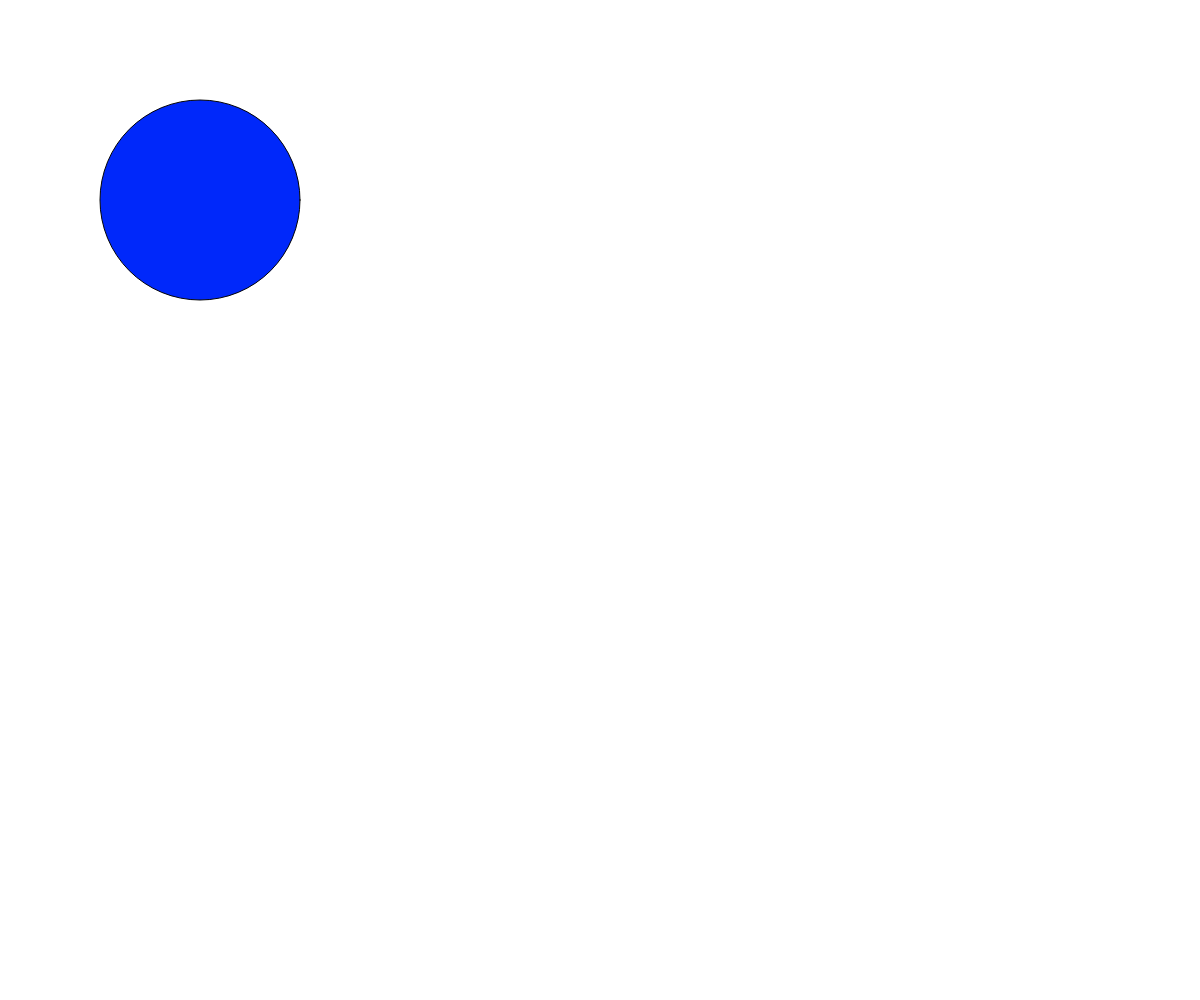
Frame 1 (no input)
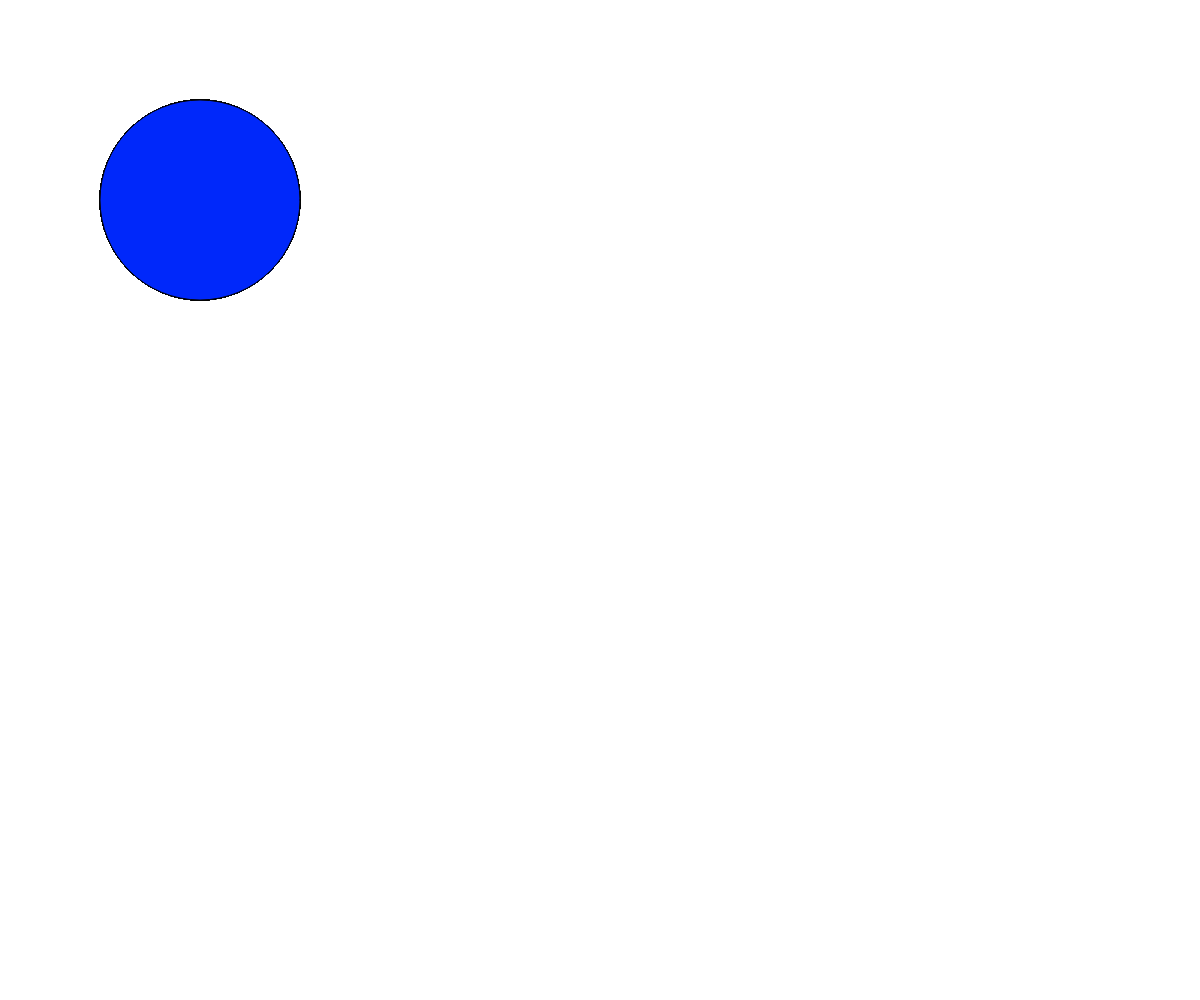
Frame 60 (no input)
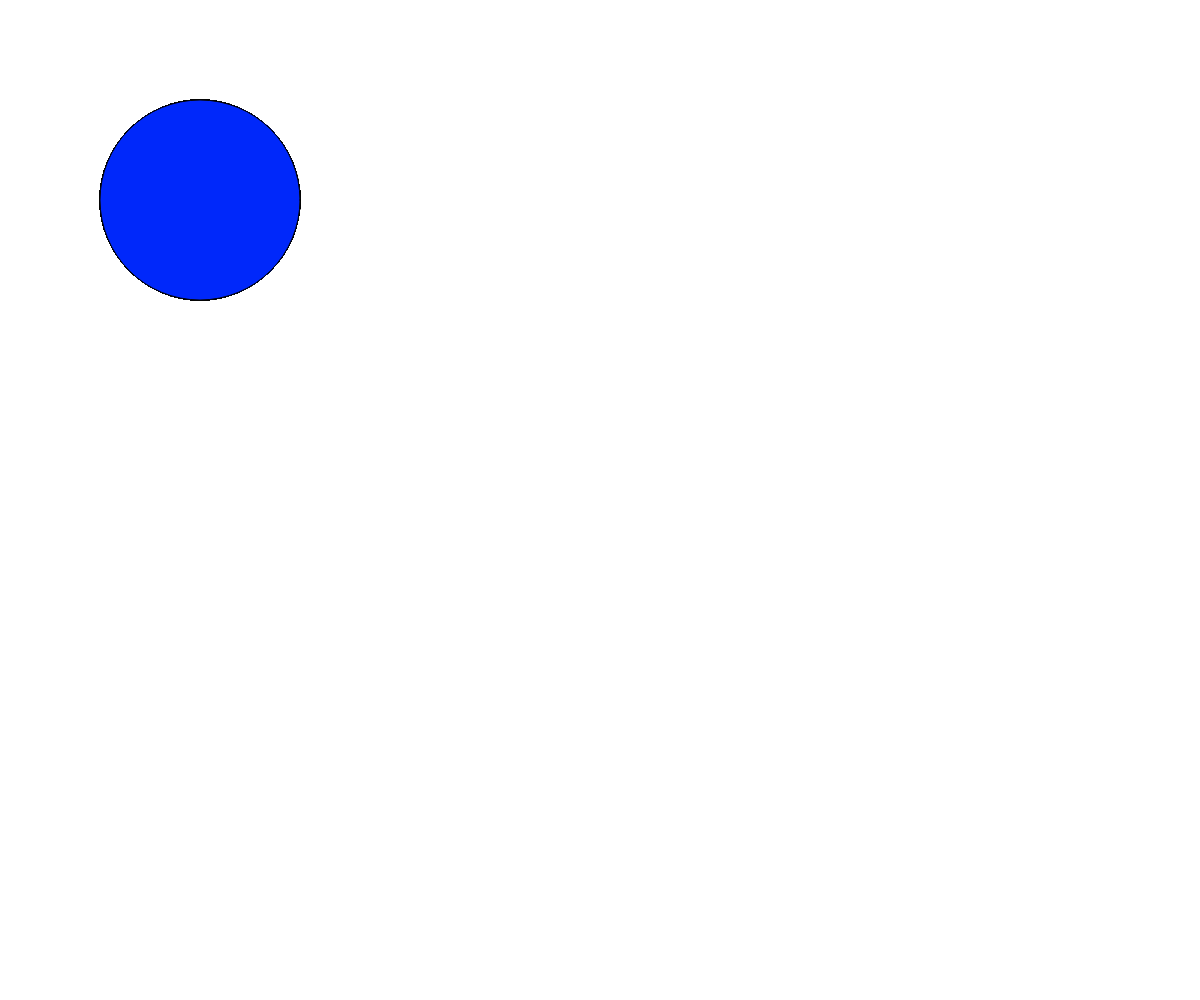
Frame 120 (the mouse pressed at the canvas centre since frame 60)

The p5.js sketch that drew these frames (run headless with seeded random() and noise() and a simulated clock; from frame 60 on, the mouse is pressed at the canvas centre):

// p5.js sketch
// ── sketch.js
var circle = {

	x:0,
  y:200,
	diameter: 50
};

function setup() {
	createCanvas(windowWidth, windowHeight);
	background(255,255,255);
}

function draw() {

fill(0,40,250);
//ellipse(circle.x, circle.y,circle.diameter,circle.diameter);
circle.x+=1;
circle.y=mouseY;
stroke(4);
ellipse(200,200,200,200);

}
